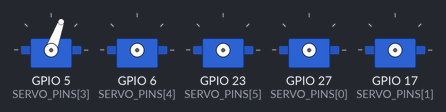
The program below on a simulated Raspberry Pi (BCM pin numbers). On the bench: 5 × servo. Servo angles are drawn from the pulse width (0.5 ms = 0°, 2.5 ms = 180°); what the program prints to the terminal is not drawn. At 27.0 s the program stops and its outputs stay as they are.

Above: at 0.1 s.
At 7.6 s:
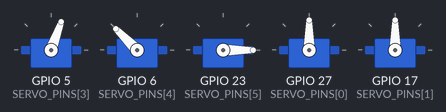
At 12.1 s:
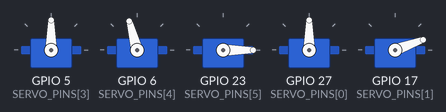
At 15.1 s:
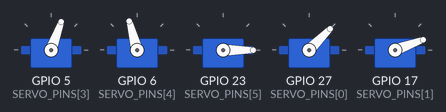
At 18.1 s:
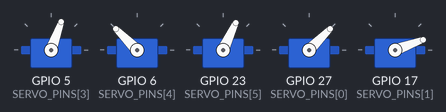
At 25.6 s:
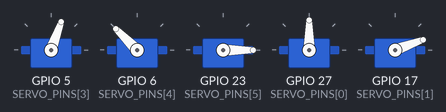
Timing chart, 0 to 27.1 s (numbered marks = the images above):
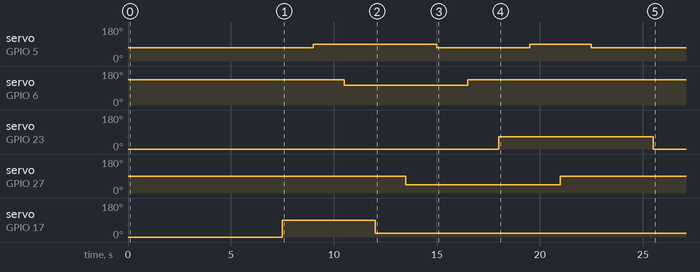

Measured:
- by itself, servo on GPIO 5 (SERVO_PINS[3]): 70° → 90° at 9.0 s, → 70° 6.0 s later, → 90° 4.5 s later, → 70° 3.0 s later
- by itself, servo on GPIO 6 (SERVO_PINS[4]): 135° → 105° at 10.5 s, → 135° 6.0 s later
- by itself, servo on GPIO 23 (SERVO_PINS[5]): 0° → 65° at 18.0 s, → 0° 7.5 s later
- by itself, servo on GPIO 27 (SERVO_PINS[0]): 90° → 45° at 13.5 s, → 90° 7.5 s later
- by itself, servo on GPIO 17 (SERVO_PINS[1]): 0° → 90° at 7.5 s, → 20° 4.5 s later

The program:

robotic_arm.py
```python
import RPi.GPIO as GPIO
import time

# Define GPIO pins for the servos
SERVO_PINS = [27, 17, 22, 5, 6, 23]

# Setup
GPIO.setmode(GPIO.BCM)

# Initialize all servo pins as output and store PWM instances in a dictionary
servos = {}
for pin in SERVO_PINS:
    GPIO.setup(pin, GPIO.OUT)
    servos[pin] = GPIO.PWM(pin, 50)
    servos[pin].start(0)

"""Set angle for a specific servo motor."""
def set_angle(pin, angle):
    duty = (angle / 18.0) + 2.5  # Convert angle to duty cycle
    servos[pin].ChangeDutyCycle(duty)
    time.sleep(0.5)  # Allow servo to move

def starting_position():
    set_angle(5, 70) # Elbow
    time.sleep(1)
    set_angle(6, 135) # Shoulder
    time.sleep(1)
    set_angle(23, 0) # Base
    time.sleep(1)
    set_angle(27, 90) # Gripper
    time.sleep(1)
    set_angle(17, 0) # Wrist Pitch
    time.sleep(1)
    # set_angle(22, 0) # Wrist Roll -> dont need to move
    # time.sleep(1)

def pick_up_object():
    set_angle(17,90)
    time.sleep(1)
    set_angle(5, 90)
    time.sleep(1)
    set_angle(6, 105)
    time.sleep(1)
    set_angle(17, 20)
    time.sleep(1)
    set_angle(27, 45)
    time.sleep(1)
    set_angle(5, 70) # Elbow
    time.sleep(1)
    set_angle(6, 135) # Shoulder
    time.sleep(1)
    set_angle(23, 65) # Base
    time.sleep(1)
    set_angle(5, 90)
    time.sleep(1)
    set_angle(27, 90)
    time.sleep(1)
    set_angle(5, 70) # Elbow
    time.sleep(1)
    set_angle(6, 135) # Shoulder
    time.sleep(1)
    set_angle(23, 0) # Base
    time.sleep(1)
try:
    starting_position()
    pick_up_object()
finally:
    # Stop all PWM instances
    for pwm in servos.values():
        pwm.stop()
    GPIO.cleanup()
    print("Robotic arm test complete.")
```
